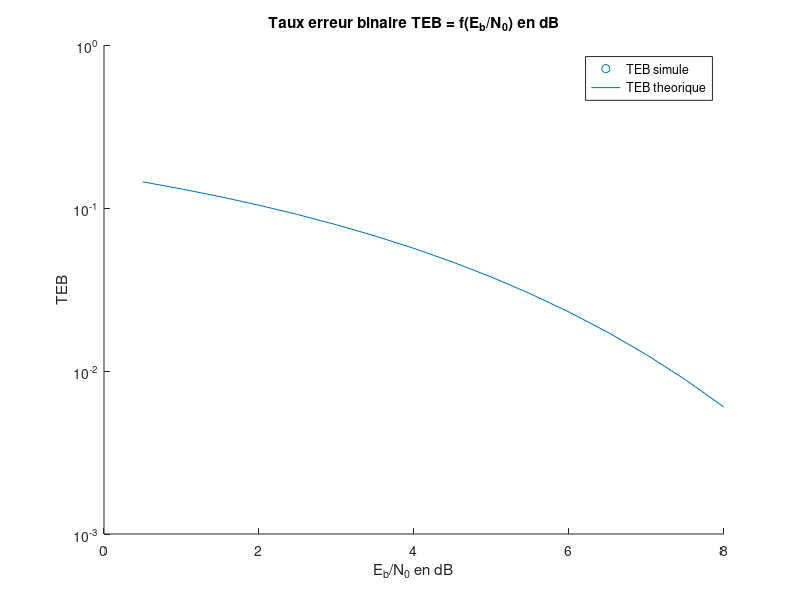

Write MATLAB code to recreate this figure.
clear all
close all

%% Paramètre du modulateur
Rb = 6000; % Debit binaire des bits
Tb = 1/Rb; % Temps de 1 bit
M = 2;
m = 1; %1 bit par symbole pour le mapping. log2(M)
Rs = Rb/m; % Debit des symboles
Ts = 1/Rs; % Tenps d'un symbole


%% Information binaire a transmettre
N = 10000; %Nombre de bit a transmettre
bits = randi([0, 1], 1, N); %Signal aleatoire de N bits.

%% Mapping: Symbole binaire de moyenne nulle ak={-1, 1}
ak = [-1, 1]; %Mapping binaires a moyenne nulle
map(bits==0) = ak(1);
map(bits==1) = ak(2);

%% Surechantillonnage
Fe = 24000; %Frequence echantillonage
Te = 1/Fe;
Ns = Fe*Ts; %Nombre d'échantillons par symbole
Nt = N*Ns; %=size(map). Nombre d'échantillon totale. On rajoute des zeros !
map = kron(map, [1 zeros(1, Ns-1)]);

%% Filtre mise en forme
h1 = ones(1, Ns);
x1 = filter(h1, 1, map);

%% Filtre canal
Px = mean(abs(x1).^2);
EbN0 = 0.5:0.5:8; %en Db
X = [];
T = [];
for i=1:length(EbN0)
    E = 10^(EbN0(i)/10);
    sigma2 = Px*Ns/(2*log2(M)*E);
    bruit = sqrt(sigma2)*randn(1, Nt);
    x1b = x1 + bruit;
    x1c = x1b; %Reponse impulsionnelle de type dirac

    %% Filtre reception
    hr1 = [ones(1, Ns/2) zeros(1, Ns/2)]; %Reponse impulsionnelle de type rectangulaire de duree Ts=Ns*Te
    x1r = filter(hr1, 1, x1c);
    X = [X; x1r];
    
    %% Echantillonnage
    n01 = 2; %Cf diagrame de l'oeil: 2, 3 et 4. Entre Ts/2 et Ts.
    z1 = x1r(n01:Ns:end); 

    %% Decision+Demapping
    y1 = (sign(z1)+1)/2;

    %% Taux Erreur Binaire
    t1 = mean(y1~=bits)
    T = [T; t1]
end

%% Graph
% Diagramme de l'oeil pour diffeerentes valeurs de Eb/N0.
fig = figure();
% for i=1:4
%     j = i*floor(length(EbN0)/4)
%     subplot(2, 2, i);
%     plot( reshape(X(j, :), [Ns, N]) );
%     EN = EbN0(j);
%     title(sprintf("Diagramme de l'oeil pour E_b/N_0 = %f dB", EN));
% end
%saveas(fig, "figures/Chaine1OeilEbN0.png");
% TEB=f(Eb/N0)
fig = figure();
scatter(EbN0, T, 'b+');
hold on
%plot(linspace(EbN0(1), EbN0(end), 1000), qfunc(sqrt(2*linspace(EbN0(1), EbN0(end), 1000))));
plot(EbN0, qfunc(sqrt(10.^(EbN0/10))));
set(gca,'yscale','log');
hold off
legend('TEB simule','TEB theorique');
title(sprintf("Taux erreur binaire TEB = f(E_b/N_0) en dB"));
xlabel("E_b/N_0 en dB");
ylabel("TEB");

%saveas(fig, "figures/Chaine1TEBEbN0.png");